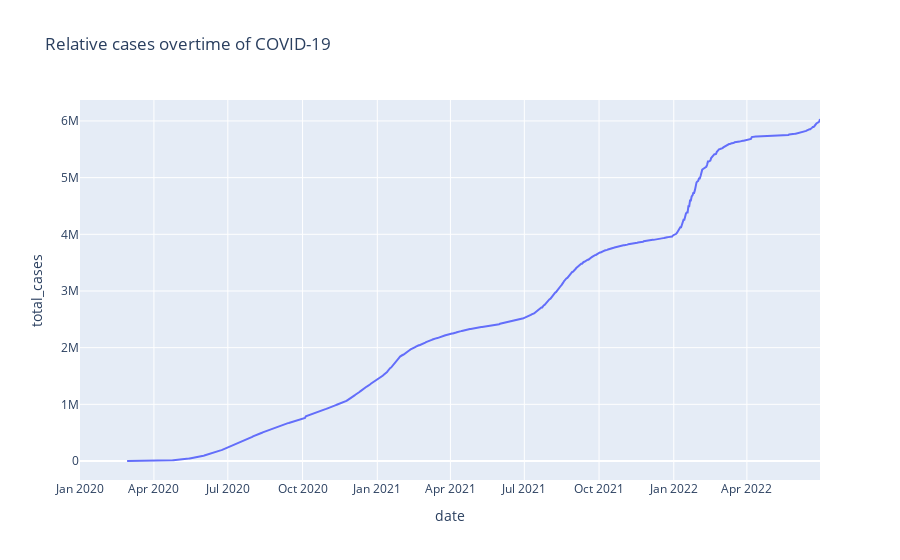

Notebook code cell kept with this figure:
### Code cell
import plotly.express as px 


fig=px.line(pd_MEX,x="date",y="total_cases", title='Relative cases overtime of COVID-19')
fig.show()

### Figure 1 — Plotly figure (JSON) as saved in the notebook; plotly's stock layout.template omitted (floating-point values rounded to 4 significant figures; data arrays with more than 128 entries replaced by an {"elided": "..."} marker saying what was removed)
{"data": [{"hovertemplate": "date=%{x}<br>total_cases=%{y}<extra></extra>", "legendgroup": "", "line": {"color": "#636efa", "dash": "solid"}, "marker": {"symbol": "circle"}, "mode": "lines", "name": "", "orientation": "v", "showlegend": false, "type": "scatter", "x": {"elided": "912 str values"}, "xaxis": "x", "y": {"elided": "912 int values"}, "yaxis": "y"}], "layout": {"legend": {"tracegroupgap": 0}, "title": {"text": "Relative cases overtime of COVID-19"}, "xaxis": {"anchor": "y", "domain": [0, 1], "title": {"text": "date"}}, "yaxis": {"anchor": "x", "domain": [0, 1], "title": {"text": "total_cases"}}}}
